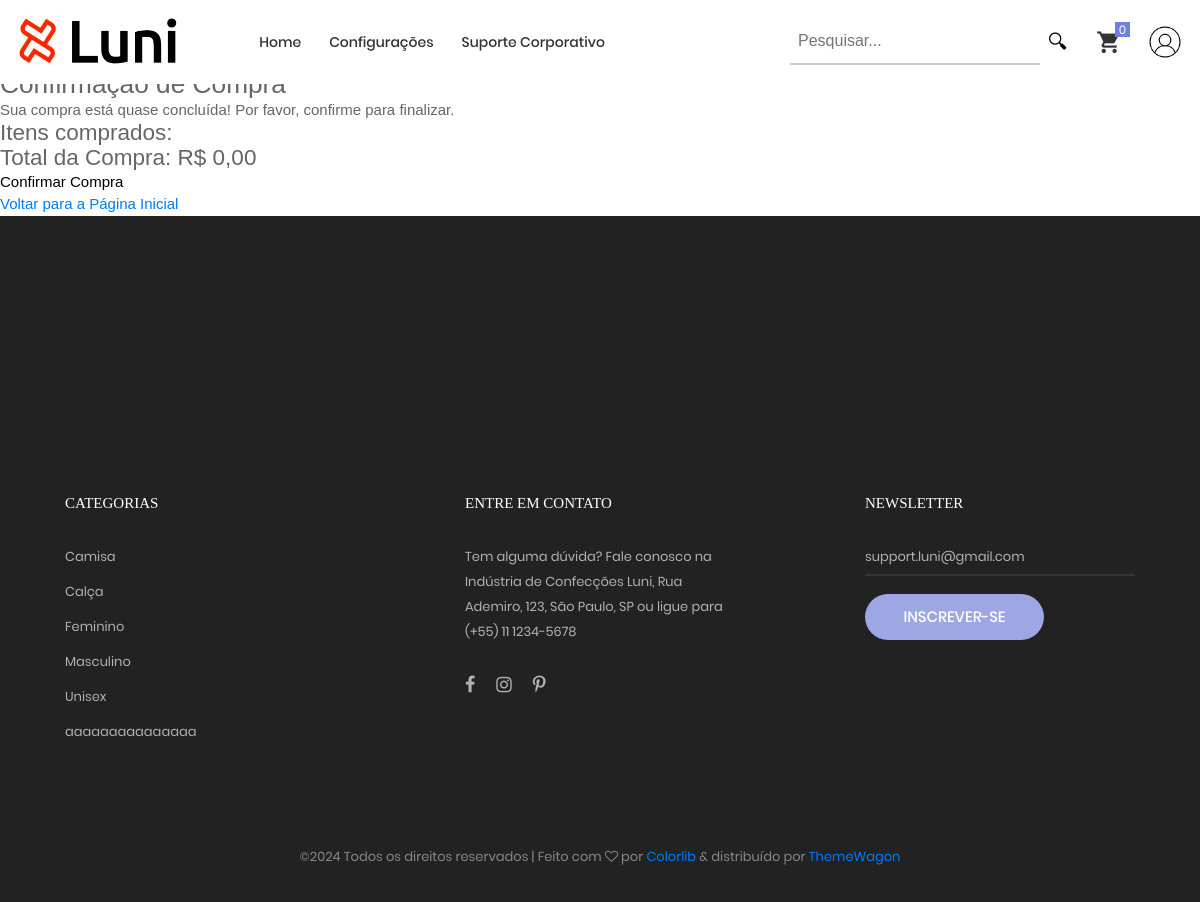
The page /carrinho/confirmar_compra/ (signed in) on the database its author committed.
### produto/models.py (models this page shows, shortened)
class CategoriaProduto(models.Model):
    nome = models.CharField(max_length=20, unique=True)

### carrinho/views.py (the view, shortened to what this page needs)
# urls.py: path('confirmar_compra/', views.confirmar_compra, name='confirmar_compra'),
@require_http_methods(["GET", "POST"])
def confirmar_compra(request):
    if request.method == "POST":
        usuario = request.user
        carrinho = Carrinho.objects.get(usuario=usuario)
        itens_carrinho = ItemCarrinho.objects.filter(carrinho=carrinho)
        pedido = Pedido.objects.create(
            cliente=usuario,
            preco_total=sum(item.quantidade * item.produto.preco for item in itens_carrinho)
        )
        for item in itens_carrinho:
            ItemPedido.objects.create(
                estampa=item.estampa,
                tamanho=item.tamanho,
                pedido=pedido,
                produto=item.produto,
                quantidade=item.quantidade,
                preco=item.produto.preco
            )
        itens_carrinho.delete()
        messages.success(request, 'Compra finalizada com sucesso!')
        return redirect('home')
    else:
        usuario = request.user
        carrinho = Carrinho.objects.get(usuario=usuario)
        itens_carrinho = ItemCarrinho.objects.filter(carrinho=carrinho)
        quantidade_total = 0
        context = {
            'itens_carrinho': [
                {
                    'produto': item.produto,
                    'quantidade': item.quantidade,
                    'total_item': item.quantidade * item.produto.preco
                }
                for item in itens_carrinho
            ],
            'total': sum(item.quantidade * item.produto.preco for item in itens_carrinho)
        }
        return render(request, 'produto/confirmacao_compra.html', context)

### principal/context_processors.py (called while the page is built)
def variaveis_globais(request):
    return {
        'nome_site': 'Luni',
        'categorias': CategoriaProduto.objects.all(),
    }

### usuario/models.py (called while the page is built)
    def get_size_items(self):
        carrinho = self.carrinho.first()  # Assume que um usuário tem um único carrinho
        if carrinho:
            return carrinho.itens.aggregate(total_items=Sum('quantidade'))['total_items'] or 0
        return 0

### templates/produto/confirmacao_compra.html (shortened to what this page needs)
{% extends 'base/_base.html' %}
{% load static %}
{% block content %}
    <h3>Confirmação de Compra</h3>
    <p>Sua compra está quase concluída! Por favor, confirme para finalizar.</p>
    <h4>Itens comprados:</h4>
    <h4>Total da Compra: R$ {{ total|floatformat:2 }}</h4>
    <form method="post" action="{% url 'confirmar_compra' %}">
        <button type="submit">Confirmar Compra</button>
    </form>
    <a href="{% url 'home' %}">Voltar para a Página Inicial</a>
{% endblock %}

### templates/base/_base.html (shortened to what this page needs)
{% load static %}
<!DOCTYPE html>
<html lang="pt-br">
    <head>
        <link rel="stylesheet" type="text/css" href="/static/vendor/bootstrap/css/bootstrap.min.css">
        <link rel="stylesheet" type="text/css" href="/static/fonts/font-awesome-4.7.0/css/font-awesome.min.css">
        <link rel="stylesheet" type="text/css" href="/static/fonts/iconic/css/material-design-iconic-font.min.css">
        <link rel="stylesheet" type="text/css" href="/static/fonts/linearicons-v1.0.0/icon-font.min.css">
        <link rel="stylesheet" type="text/css" href="/static/vendor/animate/animate.css">
        <link rel="stylesheet" type="text/css" href="/static/vendor/css-hamburgers/hamburgers.min.css">
        <link rel="stylesheet" type="text/css" href="/static/vendor/animsition/css/animsition.min.css">
        <link rel="stylesheet" type="text/css" href="/static/vendor/select2/select2.min.css">
        <link rel="stylesheet" type="text/css" href="/static/vendor/daterangepicker/daterangepicker.css">
        <link rel="stylesheet" type="text/css" href="/static/vendor/slick/slick.css">
        <link rel="stylesheet" type="text/css" href="/static/vendor/MagnificPopup/magnific-popup.css">
        <link rel="stylesheet" type="text/css" href="/static/vendor/perfect-scrollbar/perfect-scrollbar.css">
        <link rel="stylesheet" type="text/css" href="/static/css/util.css">
        <link rel="stylesheet" type="text/css" href="/static/css/main.css">
    </head>
	<nav class="container-menu-desktop fix-menu-desktop">
		<div class="wrap-menu-desktop">
			<div class="limiter-menu-desktop container">
				<a href="{% url "home" %}" class="logo">
					<img src="{% static "images/icons/Logo.png" %}" alt="IMG-LOGO">
				</a>
				<div class="menu-desktop">
					<ul class="main-menu">
						<li >
							<a href="{% url "home" %}">Home</a></li>
						{% if request.user.is_superuser %}
						<li><a href="{% url 'settings' %}">Configurações</a></li>
						{% endif %}
						<li>
							<a href="{% url "receber_suporte_corporativo" %}">Suporte Corporativo</a></li>
					</ul>
				</div>
				<div class="wrap-icon-header flex-w flex-r-m">
					<form action="{% url 'pesquisar_produto' %}" method="get" class="search-container">
						<input type="text" name="pesquisa" id="pesquisa_input" class="search-input" value="{{ pesquisa|default:"" }}" placeholder="Pesquisar...">
						<button type="submit" class="search-button" title="Pesquisar">🔍︎</button>
					</form>
					<a href="{% url "carrinho" %}">
						<div class="icon-header-item cl2 hov-cl1 trans-04 p-l-22 p-r-11 icon-header-noti js-show-cart" data-notify="{{ request.user.get_size_items }}">
							<i class="zmdi zmdi-shopping-cart" title="Carrinho"></i>
						</div>
					</a>
					<a href="{% url "perfil_usuario" %}" title="Perfil">
						<div>
							{% if request.user.imagem %}
								<img src="{{ request.user.imagem.url }}" alt="perfil" style="border-radius: 50%; margin-left: 15px; width: 40px; height: 40px;">
							{% else %}
								<img src="/static/images/user-profile.jpg" alt="perfil" style="border-radius: 50%; margin-left: 15px; width: 40px; height: 40px;">
							{% endif %}
						</div>
					</a>
				</div>
			</div>
		</div>
	</nav>
    <body class="animsition" style="animation-duration: 1500ms; opacity: 1;">
        {% block content %}{% endblock content %}
    </body>
	<footer class="bg3 p-t-75 p-b-32">
		<div class="container" style="margin-top: 200px;">
			<div class="row d-flex justify-content-around">
				<div class="col-sm-6 col-lg-3 p-b-50">
					<h4 class="stext-301 cl0 p-b-30">
						Categorias
					</h4>
					<ul>
						{% for categoria in categorias %}
							<li class="p-b-10">
								<a href="{% url "pesquisar_produto" %}?categoria={{ categoria.id }}" class="stext-107 cl7 hov-cl1 trans-04">
									{{ categoria.nome }}
								</a>
							</li>
						{% endfor %}
					</ul>
				</div>
				<div class="col-sm-6 col-lg-3 p-b-50">
					<h4 class="stext-301 cl0 p-b-30">
						ENTRE EM CONTATO
					</h4>
					<p class="stext-107 cl7 size-201">
						Tem alguma dúvida? Fale conosco na Indústria de Confecções Luni, Rua Ademiro, 123, São Paulo, SP ou ligue para (+55) 11 1234-5678
					</p>
					<div class="p-t-27">
						<a href="#" class="fs-18 cl7 hov-cl1 trans-04 m-r-16">
							<i class="fa fa-facebook"></i>
						</a>
						<a href="#" class="fs-18 cl7 hov-cl1 trans-04 m-r-16">
							<i class="fa fa-instagram"></i>
						</a>
						<a href="#" class="fs-18 cl7 hov-cl1 trans-04 m-r-16">
							<i class="fa fa-pinterest-p"></i>
						</a>
					</div>
				</div>
				<div class="col-sm-6 col-lg-3 p-b-50">
					<h4 class="stext-301 cl0 p-b-30">
						Newsletter
					</h4>
					<form>
						<div class="wrap-input1 w-full p-b-4">
							<input class="input1 bg-none plh1 stext-107 cl7" type="text" name="email" placeholder="support.luni@gmail.com">
						</div>
						<div class="p-t-18">
							<button class="flex-c-m stext-101 cl0 size-103 bg1 bor1 hov-btn2 p-lr-15 trans-04">
								Inscrever-se
							</button>
						</div>
					</form>
				</div>
			</div>
			<div class="p-t-40">
				<p class="stext-107 cl6 txt-center">
					&copy;<script>document.write(new Date().getFullYear());</script> Todos os direitos reservados | Feito com <i class="fa fa-heart-o" aria-hidden="true"></i> por <a href="https://colorlib.com" target="_blank">Colorlib</a> &amp; distribuído por <a href="https://themewagon.com" target="_blank">ThemeWagon</a>
				</p>
			</div>
		</div>
	</footer>
	</html>

### static/css/main.css (style rules this page uses)
body { padding-top: 70px; }
.container { max-width: 1380px; }
@media (max-width: 1600px) { .container { max-width: 1200px; } }
.container-menu-desktop { height: auto; width: 100%; position: relative; -webkit-transition: all 0.3s; -o-transition: all 0.3s; -moz-transition: all 0.3s; transition: all 0.3s; }
.search-container { display: flex; }
.search-input { border: none; border-bottom: 2px solid #ccc; background: transparent; padding: 8px; font-size: 16px; outline: none; width: 250px; transition: border-color 0.3s; }
.search-button { background: transparent; border: none; cursor: pointer; padding: 8px; font-size: 20px; }
.wrap-menu-desktop { position: fixed; z-index: 1100; background-color: #fff; width: 100%; height: 84px; left: 0px; top: 0px; -webkit-transition: height 0.3s, background-color 0.3s; -o-transition: height 0.3s, background-color 0.3s; -moz-transition: height 0.3s, background-color 0.3s; transition: height 0.3s, background-color 0.3s; }
.limiter-menu-desktop { height: 100%; display: -webkit-box; display: -webkit-flex; display: -moz-box; display: -ms-flexbox; display: flex; align-items: center; }
.logo { display: -webkit-box; display: -webkit-flex; display: -moz-box; display: -ms-flexbox; display: flex; align-items: center; height: 65%; margin-right: 55px; }
.logo img { max-width: 100%; max-height: 100%; }
.menu-desktop { display: -webkit-box; display: -webkit-flex; display: -moz-box; display: -ms-flexbox; display: flex; align-items: center; height: 100%; }
.main-menu { list-style-type: none; margin: 0; display: -webkit-box; display: -webkit-flex; display: -moz-box; display: -ms-flexbox; display: flex; align-items: center; }
.main-menu > li { display: block; position: relative; padding: 20px 10px 20px 0px; margin: 0px 4px 0px 14px; }
.main-menu > li > a { font-family: Poppins-Medium; font-size: 14px; color: #333; padding: 5px 0px; transition: all 0.4s; -webkit-transition: all 0.4s; -o-transition: all 0.4s; -moz-transition: all 0.4s; }
.wrap-icon-header { flex-grow: 1; }
.icon-header-item { position: relative; font-size: 26px; line-height: 1; cursor: pointer; }
.icon-header-noti::after { content: attr(data-notify); font-family: Poppins-Regular; font-size: 12px; color: #fff; line-height: 15px; text-align: center; display: block; position: absolute; top: -7px; right: 0; min-width: 15px; height: 15px; padding: 0 3px; background-color: #717fe0; }
.cl0 { color: #fff; }
.cl2 { color: #333; }
.cl6 { color: #888; }
.cl7 { color: #b2b2b2; }
.stext-101 { font-family: Poppins-Medium; font-size: 15px; line-height: 1.466667; text-transform: uppercase; }
.stext-107 { font-family: Poppins-Regular; font-size: 13px; line-height: 1.923; }
.stext-301 { font-family: Montserrat-Bold; font-size: 15px; line-height: 1.6; text-transform: uppercase; }
.size-103 { min-width: 179px; height: 46px; }
.size-201 { max-width: 270px; }
.bg-none { background-color: transparent; }
.bg1 { background-color: #9da7e4; }
.bg3 { background-color: #222; }
.bor1 { border-radius: 23px; }
.wrap-input1 { position: relative; border-bottom: 2px solid rgba(204,204,204, 0.1); }
.input1 { background-color: transparent; width: 100%; }

### rows shown on the page
CategoriaProduto: nome "Camisa"
CategoriaProduto: nome "Calça"
CategoriaProduto: nome "Feminino"
CategoriaProduto: nome "Masculino"
CategoriaProduto: nome "Unisex"
CategoriaProduto: nome "aaaaaaaaaaaaaaa"

### other values the page prints
{{ total|floatformat:2 }} "0,00"
